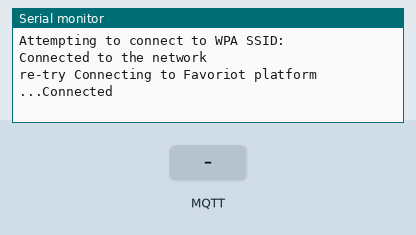
Simulated run of this sketch. Board: Arduino Mega 2560, built with avr-gcc and run on an emulated ATmega2560. Shown: the last lines printed to the serial monitor. The inputs (shaded band) are chosen by the test bench. WiFi joins after 1.5 s; servers stay silent unless stated; no MQTT or app messages arrive unless stated.

Above: at 4.2 s.
4.3 s: MQTT message "1" arrives on the first subscribed topic
At 5.0 s:
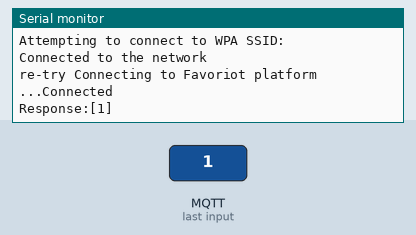
5.8 s: MQTT message "on" arrives on the first subscribed topic
At 6.1 s:
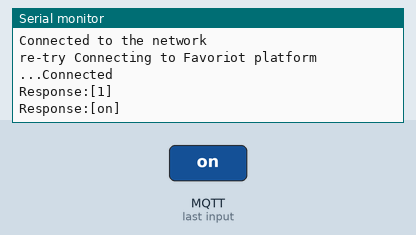
7.3 s: MQTT message "off" arrives on the first subscribed topic
At 8.5 s:
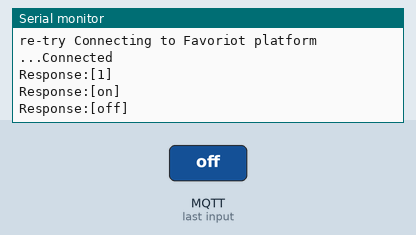

Measured:
- after the input at 4.3 s, the serial monitor: prints a new line at once (image 1)
- after the input at 5.8 s, the serial monitor: prints a new line at once (image 2)
- after the input at 7.3 s, the serial monitor: prints a new line at once (image 3)

The sketch:

favoriot_mqtt_maker_uno_cytron_wifi_shield.ino
```cpp
#include "WiFiEsp.h"
#include <PubSubClient.h>
#include <ArduinoJson.h>

#ifndef HAVE_HWSERIAL1
#include "SoftwareSerial.h"
SoftwareSerial Serial1(2,3); //RX,TX
#endif

#define sensorPin A0

#define accessToken "rw-apikey/accesstoken"; //replace with your access token

const char* ssid = "";  // **replace the SSID
const char* pass = "";  // **replace the password
int status = WL_IDLE_STATUS;

const char* mqttServer = "mqtt.favoriot.com";
const int mqttPort = 1883;

const char* username = accessToken;
const char* password = accessToken;

int qos = 0;

int celcius = 0;

unsigned long lastSend;

WiFiEspClient client;
PubSubClient mqttClient(client);

void reconnect() {
  while (!mqttClient.connected()) {
     Serial.print("re-try Connecting to Favoriot platform ...");
     if(mqttClient.connect("f0f6b33a-f6b7-4aaf-8bb1-a6d4541a6691",username,password)){ // set any device id or use device id in favoriot platform
        Serial.println("Connected");
        String tempToken = accessToken;
        String topicSubscribe = tempToken + "/v2/streams/status";
        char tempSubscribe[topicSubscribe.length()+1];
        topicSubscribe.toCharArray(tempSubscribe,topicSubscribe.length()+1);
        mqttClient.subscribe(tempSubscribe);
      }
      else{
        Serial.print(mqttClient.state());
        Serial.println( " : retrying in 5 seconds]" );
      // Wait 5 seconds before retrying
        delay(5000);
      }
   }
}

void callback(char* topic, byte* payload, unsigned int length) {
    Serial.print("Response:[");
    for (int i = 0; i < length; i++){
       Serial.print((char)payload[i]);
     }
    Serial.print("] ");
    Serial.println();
 }

void setup() {
    Serial.begin(115200);  // start serial for terminal
    Serial1.begin(9600);   // start esp8266 serial

    pinMode(sensorPin,INPUT);

    WiFi.init(&Serial1);

   if(WiFi.status() == WL_NO_SHIELD){
      Serial.println("Wifi shield no present");
      while(true);
   }
   // attempt to connect wifi network
   while(status != WL_CONNECTED){
     Serial.print("Attempting to connect to WPA SSID: ");
     Serial.println(ssid);
     status = WiFi.begin(ssid,pass); // connect to WPA/WPA2 network
   }

   Serial.println("Connected to the network");
   delay(1500);
   mqttClient.setServer(mqttServer,mqttPort);
   mqttClient.setCallback(callback);
}


void loop() {
    if (!mqttClient.connected()) {
      reconnect();
     }
    if (millis() - lastSend > 30000 ) { // Update and send only after 30 seconds
     celcius = analogRead(sensorPin) * 0.488;  //read the temperature and convert to celcius
     dataStream(celcius);  //send data to FAVORIOT platform
     lastSend = millis();
    }

    mqttClient.loop();

}


void dataStream(int celcius){
  String json = "{";
    json += "\"device_developer_id\":";
    json += "\"deviceDefault@favoriot\""; // replace with your device developer id
    json +=",";
    json +="\"data\":";
    json += "{";
    json += "\"Temperature\":";
    json += "\""+String(celcius)+"\"";
    json += "}}";

    Serial.print("Sending: ");
    Serial.println(json);
    char tempObj[json.length()+1];
    json.toCharArray(tempObj,json.length()+1);
    String tempToken = accessToken;
    String topicPublish = tempToken+"/v2/streams";
    char tempPublish[topicPublish.length()+1];
    topicPublish.toCharArray(tempPublish,topicPublish.length()+1);
    mqttClient.publish(tempPublish,tempObj);

}
```
